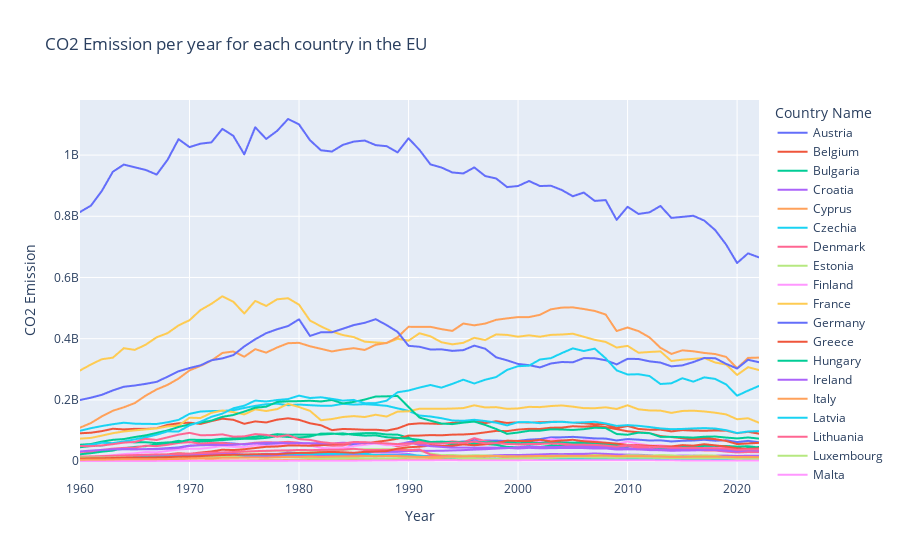

The notebook cell this image was saved under:
### Markdown cell above
This plot clearly showcase, how much more EU emits compared to those in the lowest end. When EU is shown, the others isn't shown - EU have to be removed before the development of CO2 emission can be seen for those countries with the lowest CO" emissions.
Using a time serie plot really shows how much more EU CO2 emissions is compared to the lower ones, therefor it make sense to once again use a timeserie plot.

### Code cell
# First first row is the year and first coloumn is the country name, make a plot where the x-axis is the year and the y-axis is the CO2 emission and make it so theres a subplot for each country
fig = px.line(df_EU_yearly, x='Year', y='CO2 Emission', color='Country Name', title='CO2 Emission per year for each country in the EU')
fig.show()
# save interactive figure as html
fig.write_html("CO2_Emission_EU.html")
